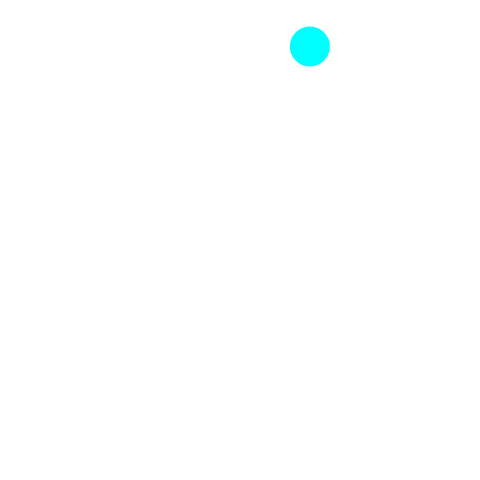
Frame 1 (no input)
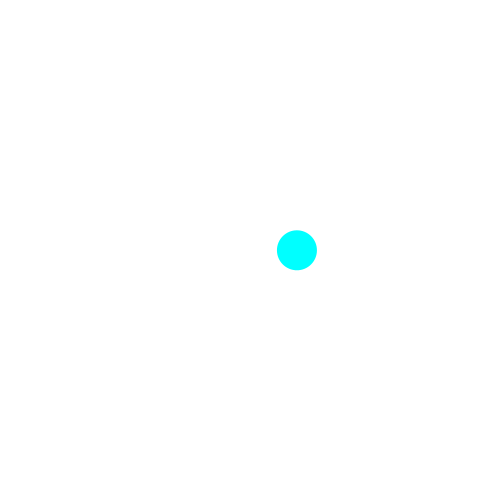
Frame 60 (the mouse pressed at the canvas centre just before this capture)
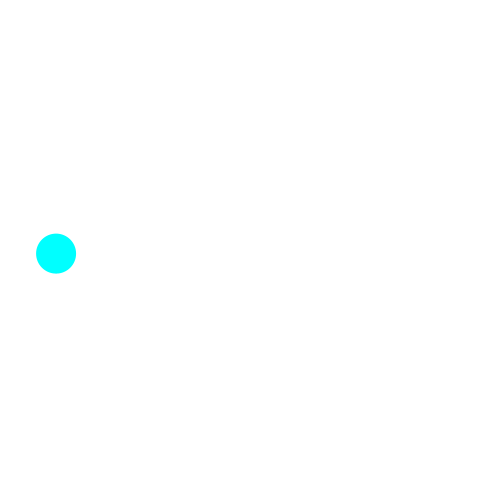
Frame 120 (the mouse held since frame 60 and released just before this capture)

The Processing sketch that drew these frames (run headless with seeded random() and noise(); from frame 60 on, the mouse is pressed at the canvas centre):

// Processing sketch: ballCatchable
// ── ballCatchable.pde
// 定数
final int X = 0;
final int Y = 1;
final int VX = 2;
final int VY = 3;
final float vx0min = -7;            // vxの初期値の下限
final float vx0max = 6;             // vxの初期値の上限
final float vy0min = 4;             // vyの初期値の下限
final float vy0max = 15;            // vyの初期値の上限
final int fps = 60;                 // 1秒間あたりのフレーム数
final float gravity = 9.8 / fps;    // 1フレームあたりの重力加速度
final float elas = 0.98;            // 反発係数
final float d = 40;                 // ボールの直径
final float hueMax = 360.0;         // 色相の最大値

// 変数
float[] ball0;                      // ボールの x, y, vx, vy を要素とする配列を参照する変数

void setup() {
  frameRate(fps);
  size(480, 480);
  noStroke();
  colorMode(HSB, hueMax, 100, 100);
  fill(0, 0, 0);
  ball0 = new float[4];                         // ボールの x, y, vx, vy を要素とする配列
  ball0[X]  = random(d / 2, width - d / 2);     // x
  ball0[Y]  = random(d / 2, height / 5);        // y
  ball0[VX] = random(vx0min, vx0max);           // vx
  ball0[VY] = random(vy0min, vy0max);           // vy
}

void draw() {
  background(0, 0, 100);
  fill(0, 100, 100);
  if (sqrt(pow(mouseX-ball0[X], 2)+pow(mouseY-ball0[Y], 2))>d/2) {
    fill(180, 100, 100);
    boundBall(ball0);
  }
  // ここを考える

  ellipse(ball0[X], ball0[Y], d, d);
}

// 必要な関数は適宜追加

void boundBall(float[] ball) {
  ball[X]  += ball[VX];          // ボールが速度ぶん移動する
  ball[VY] += gravity;           // 速度のy成分に重力加速度を加算する
  ball[Y]  += ball[VY];          // ボールが速度ぶん移動する
  if (ball[X] < d / 2) {
    ball[VX] = - ball[VX] * elas;
    ball[X] = d / 2;
  } else if (ball[X] > width - d / 2) {
    ball[VX] = - ball[VX]  * elas;
    ball[X] = width - d / 2;
  }
  if (ball[Y] > height - d / 2) {
    ball[VY] = - ball[VY] * elas;
    ball[Y] = height - d / 2;
  } else if (ball[Y] < d / 2) {
    ball[VY] = - ball[VY] * elas;
    ball[Y] = d / 2;
  }
}
